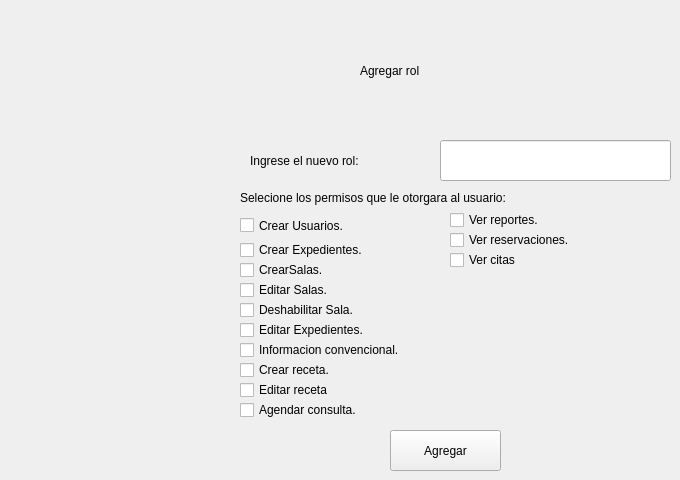
    <widget class="QWidget" name="AgregarRoll">
     <widget class="QLabel" name="label_103">
      <property name="geometry">
       <rect>
        <x>360</x>
        <y>40</y>
        <width>251</width>
        <height>61</height>
       </rect>
      </property>
      <property name="styleSheet">
       <string notr="true">color: rgb(0, 0, 0);
font: 700 24pt &quot;Segoe UI&quot;;</string>
      </property>
      <property name="text">
       <string>Agregar rol</string>
      </property>
     </widget>
     <widget class="QLabel" name="label_104">
      <property name="geometry">
       <rect>
        <x>250</x>
        <y>140</y>
        <width>221</width>
        <height>41</height>
       </rect>
      </property>
      <property name="styleSheet">
       <string notr="true">color: rgb(0, 0, 0);
font: 700 11pt &quot;Segoe UI&quot;;</string>
      </property>
      <property name="text">
       <string>Ingrese el nuevo rol:</string>
      </property>
     </widget>
     <widget class="QLineEdit" name="otroRole">
      <property name="geometry">
       <rect>
        <x>440</x>
        <y>140</y>
        <width>231</width>
        <height>41</height>
       </rect>
      </property>
     </widget>
     <widget class="QPushButton" name="pushButton_80">
      <property name="geometry">
       <rect>
        <x>390</x>
        <y>430</y>
        <width>111</width>
        <height>41</height>
       </rect>
      </property>
      <property name="text">
       <string>Agregar</string>
      </property>
     </widget>
     <widget class="QCheckBox" name="crearUser">
      <property name="geometry">
       <rect>
        <x>240</x>
        <y>210</y>
        <width>171</width>
        <height>31</height>
       </rect>
      </property>
      <property name="text">
       <string>Crear Usuarios.</string>
      </property>
     </widget>
     <widget class="QLabel" name="label_118">
      <property name="geometry">
       <rect>
        <x>240</x>
        <y>190</y>
        <width>391</width>
        <height>16</height>
       </rect>
      </property>
      <property name="text">
       <string>Selecione los permisos que le otorgara al usuario:</string>
      </property>
     </widget>
     <widget class="QCheckBox" name="crearExpedientes">
      <property name="geometry">
       <rect>
        <x>240</x>
        <y>240</y>
        <width>151</width>
        <height>20</height>
       </rect>
      </property>
      <property name="text">
       <string>Crear Expedientes.</string>
      </property>
     </widget>
     <widget class="QCheckBox" name="crearSalas">
      <property name="geometry">
       <rect>
        <x>240</x>
        <y>260</y>
        <width>231</width>
        <height>20</height>
       </rect>
      </property>
      <property name="text">
       <string>CrearSalas.</string>
      </property>
     </widget>
     <widget class="QCheckBox" name="editSala">
      <property name="geometry">
       <rect>
        <x>240</x>
        <y>280</y>
        <width>131</width>
        <height>20</height>
       </rect>
      </property>
      <property name="text">
       <string>Editar Salas.</string>
      </property>
     </widget>
     <widget class="QCheckBox" name="DesaSala">
      <property name="geometry">
       <rect>
        <x>240</x>
        <y>300</y>
        <width>201</width>
        <height>20</height>
       </rect>
      </property>
      <property name="text">
       <string>Deshabilitar Sala.</string>
      </property>
     </widget>
     <widget class="QCheckBox" name="EditExpe">
      <property name="geometry">
       <rect>
        <x>240</x>
        <y>320</y>
        <width>181</width>
        <height>20</height>
       </rect>
      </property>
      <property name="text">
       <string>Editar Expedientes.</string>
      </property>
     </widget>
     <widget class="QCheckBox" name="convencional">
      <property name="geometry">
       <rect>
        <x>240</x>
        <y>340</y>
        <width>181</width>
        <height>20</height>
       </rect>
      </property>
      <property name="text">
       <string>Informacion convencional.</string>
      </property>
     </widget>
     <widget class="QCheckBox" name="crearReceta">
      <property name="geometry">
       <rect>
        <x>240</x>
        <y>360</y>
        <width>131</width>
        <height>20</height>
       </rect>
      </property>
      <property name="text">
       <string>Crear receta.</string>
      </property>
     </widget>
     <widget class="QCheckBox" name="editReceta">
      <property name="geometry">
       <rect>
        <x>240</x>
        <y>380</y>
        <width>171</width>
        <height>20</height>
       </rect>
      </property>
      <property name="text">
       <string>Editar receta</string>
      </property>
     </widget>
     <widget class="QCheckBox" name="AgeCita">
      <property name="geometry">
       <rect>
        <x>240</x>
        <y>400</y>
        <width>181</width>
        <height>20</height>
       </rect>
      </property>
      <property name="text">
       <string>Agendar consulta.</string>
      </property>
     </widget>
     <widget class="QCheckBox" name="VerRepo">
      <property name="geometry">
       <rect>
        <x>450</x>
        <y>210</y>
        <width>141</width>
        <height>20</height>
       </rect>
      </property>
      <property name="text">
       <string>Ver reportes.</string>
      </property>
     </widget>
     <widget class="QCheckBox" name="VerReservas">
      <property name="geometry">
       <rect>
        <x>450</x>
        <y>230</y>
        <width>191</width>
        <height>20</height>
       </rect>
      </property>
      <property name="text">
       <string>Ver reservaciones.</string>
      </property>
     </widget>
     <widget class="QCheckBox" name="verCitas">
      <property name="geometry">
       <rect>
        <x>450</x>
        <y>250</y>
        <width>85</width>
        <height>20</height>
       </rect>
      </property>
      <property name="text">
       <string>Ver citas</string>
      </property>
     </widget>
    </widget>
